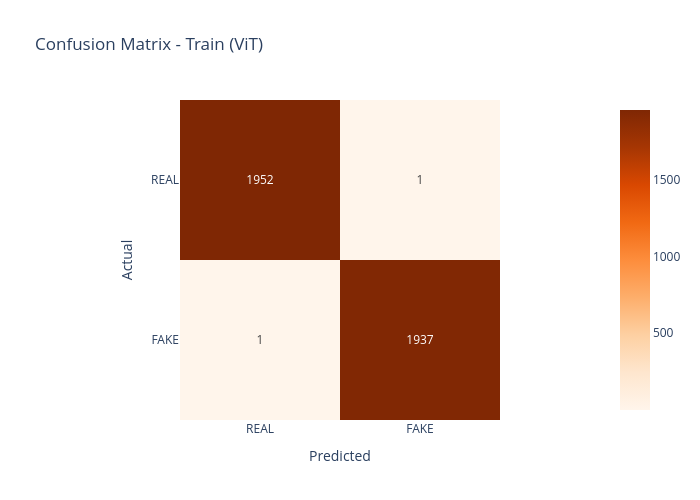
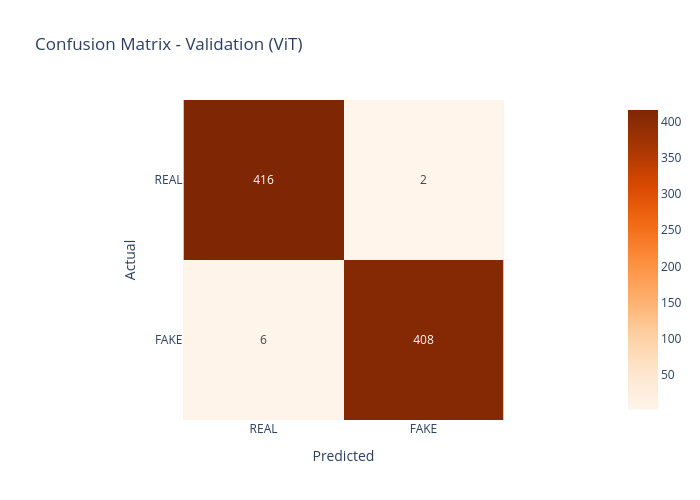

These figures' notebook cell, in order:
### Markdown cell above
### ViT Model:

### Code cell
# Train Confusion Matrix
cm_vit_train = confusion_matrix(
                        vit_train_results["labels"],
                        vit_train_results["preds"]
)

vit_train_fig = px.imshow(
                cm_vit_train,
                text_auto=True,
                x=['REAL', 'FAKE'],
                y=['REAL', 'FAKE'],
                color_continuous_scale='Oranges',
                title='Confusion Matrix - Train (ViT)'
)

vit_train_fig.update_layout( height = 500, width = 700,
                  xaxis_title='Predicted',
                  yaxis_title='Actual'
)

vit_train_fig.show()


# Validation Confusion Matrix
cm_vit_val = confusion_matrix(
                        vit_val_results["labels"],
                        vit_val_results["preds"]
)

vit_val_fig = px.imshow(
                            cm_vit_val,
                            text_auto=True,
                            x=['REAL', 'FAKE'],
                            y=['REAL', 'FAKE'],
                            color_continuous_scale='Oranges',
                            title='Confusion Matrix - Validation (ViT)'
)
vit_val_fig.update_layout( height = 500, width = 700,
                                xaxis_title='Predicted',
                                yaxis_title='Actual'
)
vit_val_fig.show()



# Test Confusion Matrix
cm_vit_test = confusion_matrix(
                          vit_test_results["labels"],
                          vit_test_results["preds"]
)

vit_test_fig = px.imshow(
                        cm_vit_test,
                        text_auto=True,
                        x=['REAL', 'FAKE'],
                        y=['REAL', 'FAKE'],
                        color_continuous_scale='Oranges',
                        title='Confusion Matrix - Test (ViT)'
)

vit_test_fig.update_layout( height = 500, width = 700,
                            xaxis_title='Predicted',
                            yaxis_title='Actual'
)

vit_test_fig.show()

### Figure 1 — Plotly figure (JSON) as saved in the notebook; plotly's stock layout.template omitted (floating-point values rounded to 4 significant figures)
{"data": [{"coloraxis": "coloraxis", "hovertemplate": "x: %{x}<br>y: %{y}<br>color: %{z}<extra></extra>", "name": "0", "texttemplate": "%{z}", "type": "heatmap", "x": ["REAL", "FAKE"], "xaxis": "x", "y": ["REAL", "FAKE"], "yaxis": "y", "z": [[1952, 1], [1, 1937]]}], "layout": {"coloraxis": {"autocolorscale": false, "colorscale": [[0, "rgb(255,245,235)"], [0.125, "rgb(254,230,206)"], [0.25, "rgb(253,208,162)"], [0.375, "rgb(253,174,107)"], [0.5, "rgb(253,141,60)"], [0.625, "rgb(241,105,19)"], [0.75, "rgb(217,72,1)"], [0.875, "rgb(166,54,3)"], [1, "rgb(127,39,4)"]]}, "height": 500, "title": {"text": "Confusion Matrix - Train (ViT)"}, "width": 700, "xaxis": {"anchor": "y", "constrain": "domain", "domain": [0, 1], "scaleanchor": "y", "title": {"text": "Predicted"}}, "yaxis": {"anchor": "x", "autorange": "reversed", "constrain": "domain", "domain": [0, 1], "title": {"text": "Actual"}}}}

### Figure 2 — Plotly figure (JSON) as saved in the notebook; plotly's stock layout.template omitted (floating-point values rounded to 4 significant figures)
{"data": [{"coloraxis": "coloraxis", "hovertemplate": "x: %{x}<br>y: %{y}<br>color: %{z}<extra></extra>", "name": "0", "texttemplate": "%{z}", "type": "heatmap", "x": ["REAL", "FAKE"], "xaxis": "x", "y": ["REAL", "FAKE"], "yaxis": "y", "z": [[416, 2], [6, 408]]}], "layout": {"coloraxis": {"autocolorscale": false, "colorscale": [[0, "rgb(255,245,235)"], [0.125, "rgb(254,230,206)"], [0.25, "rgb(253,208,162)"], [0.375, "rgb(253,174,107)"], [0.5, "rgb(253,141,60)"], [0.625, "rgb(241,105,19)"], [0.75, "rgb(217,72,1)"], [0.875, "rgb(166,54,3)"], [1, "rgb(127,39,4)"]]}, "height": 500, "title": {"text": "Confusion Matrix - Validation (ViT)"}, "width": 700, "xaxis": {"anchor": "y", "constrain": "domain", "domain": [0, 1], "scaleanchor": "y", "title": {"text": "Predicted"}}, "yaxis": {"anchor": "x", "autorange": "reversed", "constrain": "domain", "domain": [0, 1], "title": {"text": "Actual"}}}}
